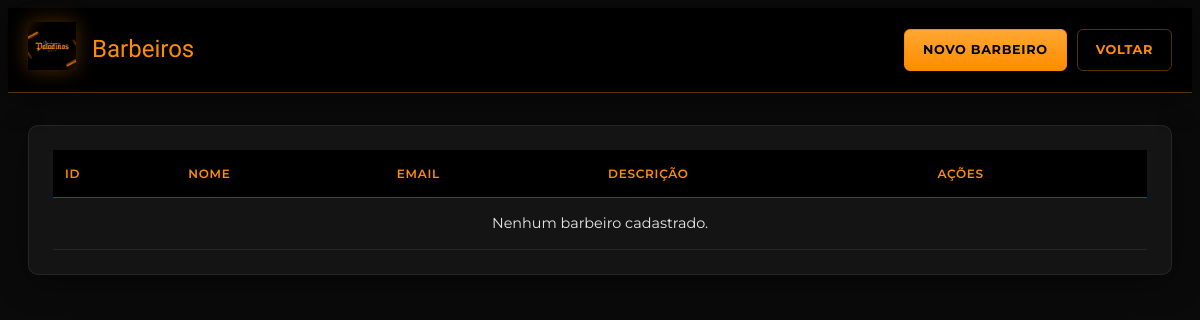
/admin/barbeiro/listar-barbeiro.php, run on an earlier commit of the app's database.
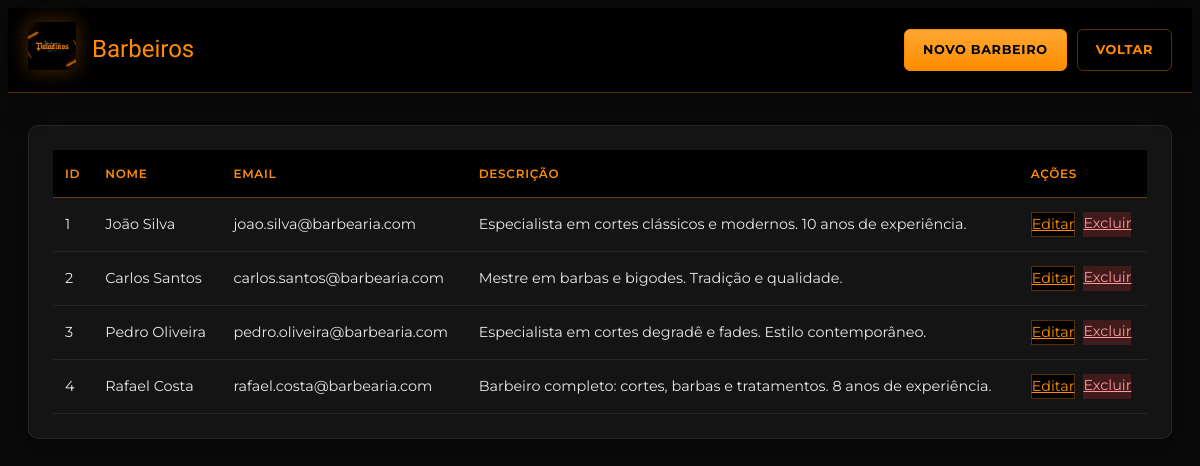
And on a later commit of the database.
### tables this page shows
CREATE TABLE `barbeiros` (
  `id` int(11) NOT NULL,
  `email` varchar(100) NOT NULL,
  `senha` varchar(50) NOT NULL,
  `nome` varchar(100) NOT NULL,
  `descricao` varchar(300) NOT NULL
);

### includes/site.php (called while the page is built, shortened)
<?php
    function urlBase(): string
    {
        $base = rtrim(str_replace('\\', '/', dirname($_SERVER['SCRIPT_NAME'] ?? '')), '/');
        return $base === '' ? '' : $base;
    }
    function urlAsset(string $path): string
    {
        return urlBase() . '/' . ltrim($path, '/');
    }

### admin/barbeiro/listar-barbeiro.php (the view)
<?php
    require_once(__DIR__ . "/../conectaMYSQL.php");
?>
<!DOCTYPE html>
<html lang="pt-BR">
<head>
<?php
require_once dirname(__DIR__, 2) . '/includes/admin/bootstrap.php';
adminHead('Barbeiros');
?>
</head>
<body class="admin-body">
<?php
adminTopBar('Barbeiros', array (
  0 =>
  array (
    'url' => '?query=admin/barbeiro/cadastro-barbeiro',
    'label' => 'Novo barbeiro',
    'class' => 'admin-btn-primary',
  ),
  1 =>
  array (
    'url' => '?query=admin/barbeiro/painel-admin-barbeiro',
    'label' => 'Voltar',
    'class' => 'admin-btn-secondary',
  ),
));
adminPageOpen();
?>
    <div class="table-container">
        <table>
            <thead>
                <tr>
                    <th>ID</th>
                    <th>Nome</th>
                    <th>Email</th>
                    <th>Descrição</th>
                    <th>Ações</th>
                </tr>
            </thead>
            <tbody>
        <?php
            $sql = "SELECT * FROM barbeiros";
            $resultado = mysqli_query($connect, $sql);
            if(mysqli_num_rows($resultado) > 0) {
                while($dados = mysqli_fetch_array($resultado)) {
                    echo "<tr>";
                    echo "<td>" . $dados['id'] . "</td>";
                    echo "<td>" . htmlspecialchars($dados['nome']) . "</td>";
                    echo "<td>" . htmlspecialchars($dados['email']) . "</td>";
                    echo "<td>" . htmlspecialchars($dados['descricao']) . "</td>";
                    echo "<td class='actions-cell'>";
                    echo "<a href='?query=admin/barbeiro/barbeiro-form-editar&id=" . $dados['id'] . "' class='btn-edit'>Editar</a>";
                    echo "<a href='?query=admin/barbeiro/barbeiro-excluir&id=" . $dados['id'] . "' class='btn-delete'>Excluir</a>";
                    echo "</td>";
                    echo "</tr>";
                }
            } else {
                echo "<tr><td colspan='5' class='empty-message'>Nenhum barbeiro cadastrado.</td></tr>";
            }
        ?>
            </tbody>
        </table>
    </div>
<?php adminPageClose(); ?>
</body>
</html>

### includes/admin/bootstrap.php (shortened to what this page needs)
<?php
    require_once PROJECT_ROOT . '/includes/site.php';
    function adminHead(string $titulo): void
    {
        ?>
        <link rel="stylesheet" href="<?= htmlspecialchars(urlAsset('assets/css/paladinos-theme.css')) ?>">
        <link rel="stylesheet" href="<?= htmlspecialchars(urlAsset('assets/css/admin-paladinos.css')) ?>">
        <?php
    }
    function adminTopBar(string $titulo, array $acoes = [], ?string $subtitulo = null): void
    {
        ?>
        <header class="admin-topbar">
            <div class="admin-topbar-inner">
                <div class="admin-topbar-brand">
                    <a href="?query=admin/admin" class="admin-logo-link">
                        <img src="<?= htmlspecialchars(urlAsset(LOGO_PALADINOS)) ?>" alt="<?= htmlspecialchars(NOME_BARBEARIA) ?>" class="admin-logo-img">
                    </a>
                    <div class="admin-topbar-titles">
                        <h1 class="admin-topbar-title"><?= htmlspecialchars($titulo) ?></h1>
                    </div>
                </div>
                <?php if (!empty($acoes)): ?>
                    <nav class="admin-topbar-actions">
                        <?php foreach ($acoes as $acao): ?>
                            <a href="<?= htmlspecialchars($acao['url']) ?>" class="admin-btn <?= htmlspecialchars($acao['class'] ?? 'admin-btn-secondary') ?>">
                                <?= htmlspecialchars($acao['label']) ?>
                            </a>
                        <?php endforeach; ?>
                    </nav>
                <?php endif; ?>
            </div>
        </header>
        <?php
    }
    function adminPageOpen(string $largura = 'wide'): void
    {
        $classe = $largura === 'narrow' ? 'admin-main admin-main--narrow' : 'admin-main';
        echo '<main class="' . $classe . '">';
    }
    function adminPageClose(): void
    {
        echo '</main>';
    }
        ?>

What changed in the data, as far as the page shows it:
added barbeiros: id "1", nome "João Silva", email "joao.silva@barbearia.com", descricao "Especialista em cortes clássicos e modernos. 10 anos de experiência."
added barbeiros: id "2", nome "Carlos Santos", email "carlos.santos@barbearia.com", descricao "Mestre em barbas e bigodes. Tradição e qualidade."
added barbeiros: id "3", nome "Pedro Oliveira", email "pedro.oliveira@barbearia.com", descricao "Especialista em cortes degradê e fades. Estilo contemporâneo."
added barbeiros: id "4", nome "Rafael Costa", email "rafael.costa@barbearia.com", descricao "Barbeiro completo: cortes, barbas e tratamentos. 8 anos de experiência."
Also different on the page:
text no longer shown: "Nenhum barbeiro cadastrado."
